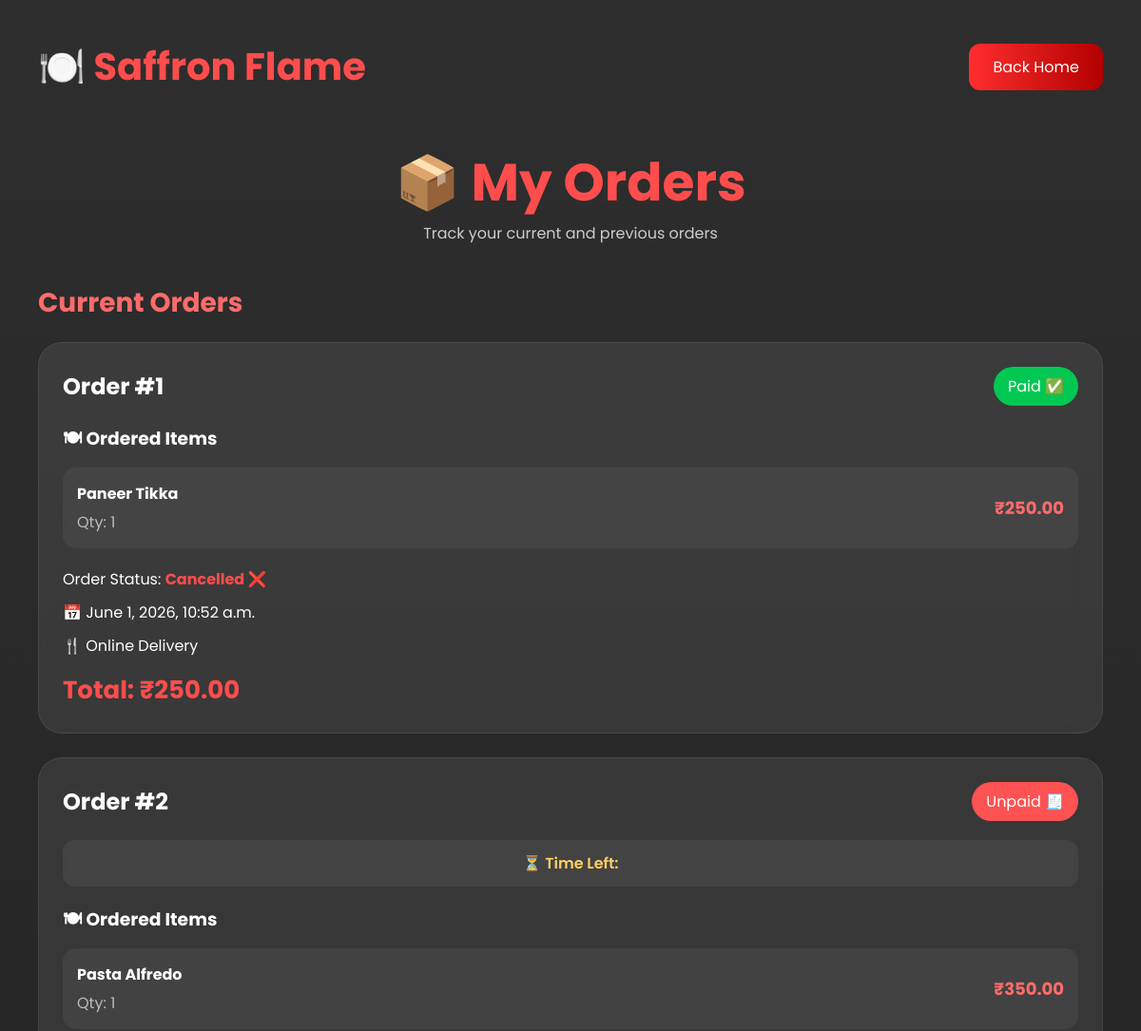
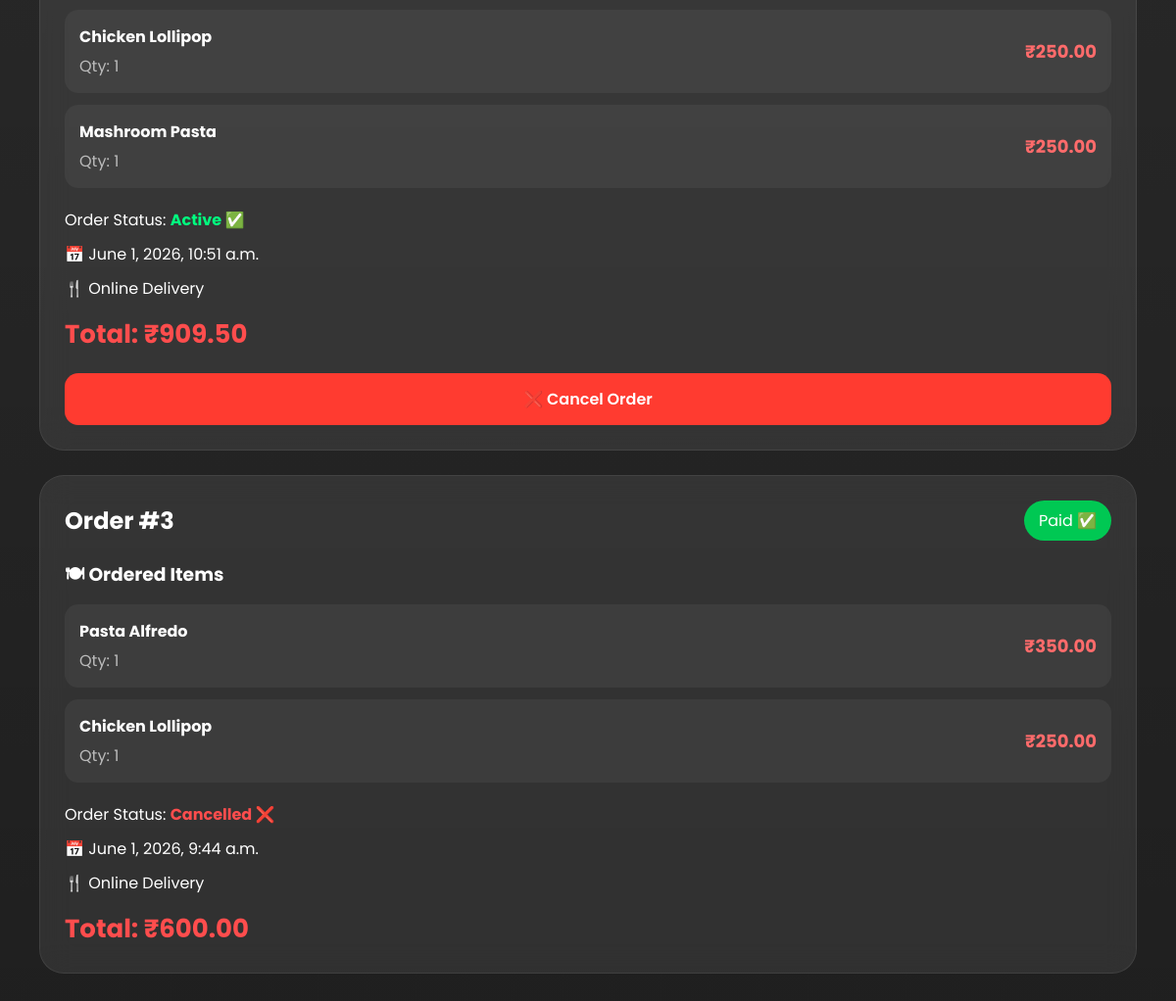
The app's page /my-orders/ (signed in) with its own data (2 pictures, top to bottom).
### home/models.py (models this page shows, shortened)
class Order(models.Model):
    user = models.ForeignKey(
        User,
        on_delete=models.CASCADE
    )
    total_amount = models.DecimalField(
        max_digits=10,
        decimal_places=2
    )
    payment_status = models.CharField(
        max_length=30
    )
    status = models.CharField(
        max_length=20,
        default="Active"
    )
    created_at = models.DateTimeField(
        auto_now_add=True
    )
    reservation = models.ForeignKey(
        Reservation,
        on_delete=models.SET_NULL,
        null=True,
        blank=True
    )

class OrderItem(models.Model):
    order = models.ForeignKey(
        Order,
        on_delete=models.CASCADE,
        related_name='items'
    )
    item_name = models.CharField(
        max_length=100
    )
    quantity = models.IntegerField()
    price = models.DecimalField(
        max_digits=10,
        decimal_places=2
    )

class UserProfile(models.Model):
    user = models.OneToOneField(User, on_delete=models.CASCADE)
    phone = models.CharField(max_length=15)
    address = models.CharField(max_length=100, default="")
    dining_option = models.CharField(
        max_length=20,
        default=""
    )
    payment_status = models.CharField(
        max_length=20,
        default="Pending"
    )

### home/views.py (the view)
# urls.py: path('my-orders/',views.my_orders,name='my_orders'),
def my_orders(request):
    orders = Order.objects.filter(
        user=request.user
    ).order_by('-created_at')
    return render(
        request,
        'my_orders.html',
        {'orders': orders}
    )

### templates/my_orders.html (shortened to what this page needs)
<!DOCTYPE html>
<html lang="en">
<head>
</head>
<body>
<div class="header">
    <div class="logo">
        🍽️ Saffron Flame
    </div>
    <a href="/" class="home-btn">
        Back Home
    </a>
</div>
<div class="page-title">
    <h1>📦 My Orders</h1>
    <p>
        Track your current and previous orders
    </p>
</div>
{% if orders %}
<h2 class="section-title">
    Current Orders
</h2>
{% for order in orders %}
<div class="order-card">
    <div class="order-header">
        <h2>
           Order #{{ forloop.counter }}
        </h2>
        {% if order.payment_status == "Paid Online" %}
            <span class="paid">
                Paid ✅
            </span>
        {% else %}
            <span class="unpaid">
                Unpaid 🧾
            </span>
        {% endif %}
    </div>
    {% if order.status != "Cancelled" %}
<div class="timer-box">
    ⏳ Time Left:
</div>
{% endif %}
    <h3 style="margin-top:20px;">
        🍽 Ordered Items
    </h3>
    {% for item in order.items.all %}
    <div class="item-card">
        <div>
            <strong>{{ item.item_name }}</strong>
            <div class="qty">
                Qty: {{ item.quantity }}
            </div>
        </div>
        <div class="item-price">
            ₹{{ item.price }}
        </div>
    </div>
    {% endfor %}
    <div class="order-details">
        <p>
Order Status:
{% if order.status == "Cancelled" %}
<span style="
color:#ff4d4d;
font-weight:bold;
">
Cancelled ❌
</span>
{% else %}
<span style="
color:#00ff7f;
font-weight:bold;
">
Active ✅
</span>
{% endif %}
</p>
        <p>
            📅 {{ order.created_at }}
        </p>
        <p>
            🍴 {{ request.user.userprofile.dining_option }}
        </p>
        <div class="total">
            Total: ₹{{ order.total_amount }}
        </div>
    </div>
    {% if order.status != "Cancelled" %}
<a href="{% url 'cancel_order' order.id %}"
   class="cancel-btn"
   id="cancel-btn-{{ order.id }}"
   onclick="
    if(confirm('Are you sure you want to cancel this order?')){
        alert('Your amount will be refunded soon.');
        return true;
    }
    return false;
    ">
   ❌ Cancel Order
</a>
{% endif %}
</div>
{% endfor %}
{% endif %}
</body>
</html>

### templates/my_orders.html (style rules this page uses)
* { margin:0; padding:0; box-sizing:border-box; font-family:'Poppins',sans-serif; }
body { min-height:100vh; background: linear-gradient(rgba(0,0,0,0.82),rgba(0,0,0,0.88)), url("https://images.unsplash.com/photo-1517248135467-4c7edcad34c4"); background-size:cover; background-position:center; background-attachment:fixed; color:white; padding:40px; }
.header { display:flex; justify-content:space-between; align-items:center; margin-bottom:50px; }
.logo { font-size:40px; font-weight:700; color:#ff4d4d; }
.home-btn { padding:12px 25px; border-radius:12px; text-decoration:none; color:white; background:linear-gradient(to right,#ff2e2e,#b30000); }
.page-title { text-align:center; margin-bottom:40px; }
.page-title h1 { font-size:55px; color:#ff4d4d; }
.page-title p { color:#ccc; }
.section-title { font-size:28px; color:#ff6b6b; margin-bottom:20px; }
.order-card { background:rgba(255,255,255,0.08); backdrop-filter:blur(15px); border-radius:25px; padding:25px; margin-bottom:25px; border:1px solid rgba(255,255,255,0.08); }
.paid { background:#00c853; padding:8px 15px; border-radius:30px; }
.unpaid { background:#ff5252; padding:8px 15px; border-radius:30px; }
.total { font-size:26px; font-weight:700; color:#ff4d4d; margin-top:15px; }
.order-header { display:flex; justify-content:space-between; align-items:center; margin-bottom:20px; }
.item-card { display:flex; justify-content:space-between; align-items:center; background:rgba(255,255,255,0.05); padding:15px; border-radius:14px; margin-top:12px; }
.qty { color:#bbb; margin-top:5px; }
.item-price { color:#ff6b6b; font-weight:700; font-size:18px; }
.order-details { margin-top:20px; }
.order-details p { margin:10px 0; }
.timer-box { background:rgba(255,255,255,0.05); padding:12px; border-radius:12px; text-align:center; font-weight:600; color:#ffd166; }
.cancel-btn { display:block; width:100%; text-align:center; margin-top:20px; padding:14px; border-radius:14px; text-decoration:none; background:#ff3b30; color:white; font-weight:600; }

### records on screen
Order: payment_status "Paid ✅", status "Cancelled ❌", created_at "June 1, 2026, 10:52 a.m.", total_amount "250.00"
OrderItem: item_name "Paneer Tikka", quantity "1", price "250.00"
Order: payment_status "Unpaid 🧾", status "Active ✅", created_at "June 1, 2026, 10:51 a.m.", total_amount "909.50"
OrderItem: item_name "Pasta Alfredo", quantity "1", price "350.00"
OrderItem: item_name "Chicken Lollipop", quantity "1", price "250.00"
OrderItem: item_name "Mashroom Pasta", quantity "1", price "250.00"
Order: payment_status "Paid ✅", status "Cancelled ❌", created_at "June 1, 2026, 9:44 a.m.", total_amount "600.00"
OrderItem: item_name "Pasta Alfredo", quantity "1", price "350.00"
OrderItem: item_name "Chicken Lollipop", quantity "1", price "250.00"

### other values on screen
{{ request.user.userprofile.dining_option }} "Online Delivery"
